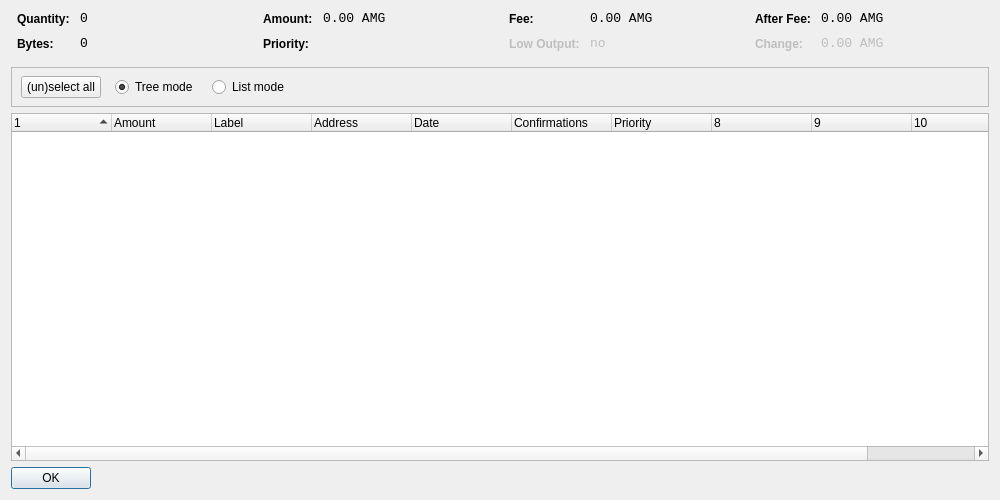
<?xml version="1.0" encoding="UTF-8"?>
<ui version="4.0">
 <class>CoinControlDialog</class>
 <widget class="QDialog" name="CoinControlDialog">
  <property name="geometry">
   <rect>
    <x>0</x>
    <y>0</y>
    <width>1000</width>
    <height>500</height>
   </rect>
  </property>
  <property name="windowTitle">
   <string>Coin Control</string>
  </property>
  <layout class="QVBoxLayout" name="verticalLayout">
   <item>
    <layout class="QHBoxLayout" name="horizontalLayoutTop" stretch="0,0,0,0">
     <property name="topMargin">
      <number>0</number>
     </property>
     <property name="bottomMargin">
      <number>10</number>
     </property>
     <item>
      <layout class="QFormLayout" name="formLayoutCoinControl1">
       <property name="horizontalSpacing">
        <number>10</number>
       </property>
       <property name="verticalSpacing">
        <number>10</number>
       </property>
       <property name="leftMargin">
        <number>6</number>
       </property>
       <property name="rightMargin">
        <number>6</number>
       </property>
       <item row="0" column="0">
        <widget class="QLabel" name="labelCoinControlQuantityText">
         <property name="styleSheet">
          <string notr="true">font-weight:bold;</string>
         </property>
         <property name="text">
          <string>Quantity:</string>
         </property>
        </widget>
       </item>
       <item row="0" column="1">
        <widget class="QLabel" name="labelCoinControlQuantity">
         <property name="font">
          <font>
           <family>Monospace</family>
           <pointsize>10</pointsize>
          </font>
         </property>
         <property name="cursor">
          <cursorShape>IBeamCursor</cursorShape>
         </property>
         <property name="contextMenuPolicy">
          <enum>Qt::ActionsContextMenu</enum>
         </property>
         <property name="text">
          <string notr="true">0</string>
         </property>
         <property name="textInteractionFlags">
          <set>Qt::LinksAccessibleByMouse|Qt::TextSelectableByKeyboard|Qt::TextSelectableByMouse</set>
         </property>
        </widget>
       </item>
       <item row="1" column="0">
        <widget class="QLabel" name="labelCoinControlBytesText">
         <property name="styleSheet">
          <string notr="true">font-weight:bold;</string>
         </property>
         <property name="text">
          <string>Bytes:</string>
         </property>
        </widget>
       </item>
       <item row="1" column="1">
        <widget class="QLabel" name="labelCoinControlBytes">
         <property name="font">
          <font>
           <family>Monospace</family>
           <pointsize>10</pointsize>
          </font>
         </property>
         <property name="cursor">
          <cursorShape>IBeamCursor</cursorShape>
         </property>
         <property name="contextMenuPolicy">
          <enum>Qt::ActionsContextMenu</enum>
         </property>
         <property name="text">
          <string notr="true">0</string>
         </property>
         <property name="textInteractionFlags">
          <set>Qt::LinksAccessibleByMouse|Qt::TextSelectableByKeyboard|Qt::TextSelectableByMouse</set>
         </property>
        </widget>
       </item>
      </layout>
     </item>
     <item>
      <layout class="QFormLayout" name="formLayoutCoinControl2">
       <property name="horizontalSpacing">
        <number>10</number>
       </property>
       <property name="verticalSpacing">
        <number>10</number>
       </property>
       <property name="leftMargin">
        <number>6</number>
       </property>
       <property name="rightMargin">
        <number>6</number>
       </property>
       <item row="0" column="0">
        <widget class="QLabel" name="labelCoinControlAmountText">
         <property name="styleSheet">
          <string notr="true">font-weight:bold;</string>
         </property>
         <property name="text">
          <string>Amount:</string>
         </property>
        </widget>
       </item>
       <item row="0" column="1">
        <widget class="QLabel" name="labelCoinControlAmount">
         <property name="font">
          <font>
           <family>Monospace</family>
           <pointsize>10</pointsize>
          </font>
         </property>
         <property name="cursor">
          <cursorShape>IBeamCursor</cursorShape>
         </property>
         <property name="contextMenuPolicy">
          <enum>Qt::ActionsContextMenu</enum>
         </property>
         <property name="text">
          <string notr="true">0.00 AMG</string>
         </property>
         <property name="textInteractionFlags">
          <set>Qt::LinksAccessibleByMouse|Qt::TextSelectableByKeyboard|Qt::TextSelectableByMouse</set>
         </property>
        </widget>
       </item>
       <item row="1" column="0">
        <widget class="QLabel" name="labelCoinControlPriorityText">
         <property name="styleSheet">
          <string notr="true">font-weight:bold;</string>
         </property>
         <property name="text">
          <string>Priority:</string>
         </property>
        </widget>
       </item>
       <item row="1" column="1">
        <widget class="QLabel" name="labelCoinControlPriority">
         <property name="font">
          <font>
           <family>Monospace</family>
           <pointsize>10</pointsize>
          </font>
         </property>
         <property name="cursor">
          <cursorShape>IBeamCursor</cursorShape>
         </property>
         <property name="contextMenuPolicy">
          <enum>Qt::ActionsContextMenu</enum>
         </property>
         <property name="text">
          <string/>
         </property>
         <property name="textInteractionFlags">
          <set>Qt::LinksAccessibleByMouse|Qt::TextSelectableByKeyboard|Qt::TextSelectableByMouse</set>
         </property>
        </widget>
       </item>
      </layout>
     </item>
     <item>
      <layout class="QFormLayout" name="formLayoutCoinControl3">
       <property name="horizontalSpacing">
        <number>10</number>
       </property>
       <property name="verticalSpacing">
        <number>10</number>
       </property>
       <property name="leftMargin">
        <number>6</number>
       </property>
       <property name="rightMargin">
        <number>6</number>
       </property>
       <item row="0" column="0">
        <widget class="QLabel" name="labelCoinControlFeeText">
         <property name="styleSheet">
          <string notr="true">font-weight:bold;</string>
         </property>
         <property name="text">
          <string>Fee:</string>
         </property>
        </widget>
       </item>
       <item row="0" column="1">
        <widget class="QLabel" name="labelCoinControlFee">
         <property name="font">
          <font>
           <family>Monospace</family>
           <pointsize>10</pointsize>
          </font>
         </property>
         <property name="cursor">
          <cursorShape>IBeamCursor</cursorShape>
         </property>
         <property name="contextMenuPolicy">
          <enum>Qt::ActionsContextMenu</enum>
         </property>
         <property name="text">
          <string notr="true">0.00 AMG</string>
         </property>
         <property name="textInteractionFlags">
          <set>Qt::LinksAccessibleByMouse|Qt::TextSelectableByKeyboard|Qt::TextSelectableByMouse</set>
         </property>
        </widget>
       </item>
       <item row="1" column="0">
        <widget class="QLabel" name="labelCoinControlLowOutputText">
         <property name="enabled">
          <bool>false</bool>
         </property>
         <property name="styleSheet">
          <string notr="true">font-weight:bold;</string>
         </property>
         <property name="text">
          <string>Low Output:</string>
         </property>
        </widget>
       </item>
       <item row="1" column="1">
        <widget class="QLabel" name="labelCoinControlLowOutput">
         <property name="enabled">
          <bool>false</bool>
         </property>
         <property name="font">
          <font>
           <family>Monospace</family>
           <pointsize>10</pointsize>
          </font>
         </property>
         <property name="cursor">
          <cursorShape>IBeamCursor</cursorShape>
         </property>
         <property name="contextMenuPolicy">
          <enum>Qt::ActionsContextMenu</enum>
         </property>
         <property name="text">
          <string notr="true">no</string>
         </property>
         <property name="textInteractionFlags">
          <set>Qt::LinksAccessibleByMouse|Qt::TextSelectableByKeyboard|Qt::TextSelectableByMouse</set>
         </property>
        </widget>
       </item>
      </layout>
     </item>
     <item>
      <layout class="QFormLayout" name="formLayoutCoinControl4">
       <property name="horizontalSpacing">
        <number>10</number>
       </property>
       <property name="verticalSpacing">
        <number>10</number>
       </property>
       <property name="leftMargin">
        <number>6</number>
       </property>
       <property name="rightMargin">
        <number>6</number>
       </property>
       <item row="0" column="0">
        <widget class="QLabel" name="labelCoinControlAfterFeeText">
         <property name="styleSheet">
          <string notr="true">font-weight:bold;</string>
         </property>
         <property name="text">
          <string>After Fee:</string>
         </property>
        </widget>
       </item>
       <item row="0" column="1">
        <widget class="QLabel" name="labelCoinControlAfterFee">
         <property name="font">
          <font>
           <family>Monospace</family>
           <pointsize>10</pointsize>
          </font>
         </property>
         <property name="cursor">
          <cursorShape>IBeamCursor</cursorShape>
         </property>
         <property name="contextMenuPolicy">
          <enum>Qt::ActionsContextMenu</enum>
         </property>
         <property name="text">
          <string notr="true">0.00 AMG</string>
         </property>
         <property name="textInteractionFlags">
          <set>Qt::LinksAccessibleByMouse|Qt::TextSelectableByKeyboard|Qt::TextSelectableByMouse</set>
         </property>
        </widget>
       </item>
       <item row="1" column="0">
        <widget class="QLabel" name="labelCoinControlChangeText">
         <property name="enabled">
          <bool>false</bool>
         </property>
         <property name="styleSheet">
          <string notr="true">font-weight:bold;</string>
         </property>
         <property name="text">
          <string>Change:</string>
         </property>
        </widget>
       </item>
       <item row="1" column="1">
        <widget class="QLabel" name="labelCoinControlChange">
         <property name="enabled">
          <bool>false</bool>
         </property>
         <property name="font">
          <font>
           <family>Monospace</family>
           <pointsize>10</pointsize>
          </font>
         </property>
         <property name="cursor">
          <cursorShape>IBeamCursor</cursorShape>
         </property>
         <property name="contextMenuPolicy">
          <enum>Qt::ActionsContextMenu</enum>
         </property>
         <property name="text">
          <string notr="true">0.00 AMG</string>
         </property>
         <property name="textInteractionFlags">
          <set>Qt::LinksAccessibleByMouse|Qt::TextSelectableByKeyboard|Qt::TextSelectableByMouse</set>
         </property>
        </widget>
       </item>
      </layout>
     </item>
    </layout>
   </item>
   <item>
    <widget class="QFrame" name="frame">
     <property name="minimumSize">
      <size>
       <width>0</width>
       <height>40</height>
      </size>
     </property>
     <property name="frameShape">
      <enum>QFrame::StyledPanel</enum>
     </property>
     <property name="frameShadow">
      <enum>QFrame::Sunken</enum>
     </property>
     <widget class="QWidget" name="horizontalLayoutWidget">
      <property name="geometry">
       <rect>
        <x>10</x>
        <y>0</y>
        <width>781</width>
        <height>41</height>
       </rect>
      </property>
      <layout class="QHBoxLayout" name="horizontalLayoutPanel" stretch="0,0,0,0,0">
       <property name="spacing">
        <number>14</number>
       </property>
       <item>
        <widget class="QPushButton" name="pushButtonSelectAll">
         <property name="sizePolicy">
          <sizepolicy hsizetype="Maximum" vsizetype="Fixed">
           <horstretch>0</horstretch>
           <verstretch>0</verstretch>
          </sizepolicy>
         </property>
         <property name="text">
          <string>(un)select all</string>
         </property>
        </widget>
       </item>
       <item>
        <widget class="QRadioButton" name="radioTreeMode">
         <property name="sizePolicy">
          <sizepolicy hsizetype="Maximum" vsizetype="Fixed">
           <horstretch>0</horstretch>
           <verstretch>0</verstretch>
          </sizepolicy>
         </property>
         <property name="text">
          <string>Tree mode</string>
         </property>
         <property name="checked">
          <bool>true</bool>
         </property>
        </widget>
       </item>
       <item>
        <widget class="QRadioButton" name="radioListMode">
         <property name="sizePolicy">
          <sizepolicy hsizetype="Maximum" vsizetype="Fixed">
           <horstretch>0</horstretch>
           <verstretch>0</verstretch>
          </sizepolicy>
         </property>
         <property name="text">
          <string>List mode</string>
         </property>
        </widget>
       </item>
       <item>
        <spacer name="horizontalSpacer">
         <property name="orientation">
          <enum>Qt::Horizontal</enum>
         </property>
         <property name="sizeHint" stdset="0">
          <size>
           <width>40</width>
           <height>20</height>
          </size>
         </property>
        </spacer>
       </item>
      </layout>
     </widget>
    </widget>
   </item>
   <item>
    <widget class="CoinControlTreeWidget" name="treeWidget">
     <property name="contextMenuPolicy">
      <enum>Qt::CustomContextMenu</enum>
     </property>
     <property name="sortingEnabled">
      <bool>false</bool>
     </property>
     <property name="columnCount">
      <number>11</number>
     </property>
     <attribute name="headerShowSortIndicator" stdset="0">
      <bool>true</bool>
     </attribute>
     <attribute name="headerStretchLastSection">
      <bool>false</bool>
     </attribute>
     <column>
      <property name="text">
       <string/>
      </property>
     </column>
     <column>
      <property name="text">
       <string>Amount</string>
      </property>
     </column>
     <column>
      <property name="text">
       <string>Label</string>
      </property>
     </column>
     <column>
      <property name="text">
       <string>Address</string>
      </property>
     </column>
     <column>
      <property name="text">
       <string>Date</string>
      </property>
     </column>
     <column>
      <property name="text">
       <string>Confirmations</string>
      </property>
      <property name="toolTip">
       <string>Confirmed</string>
      </property>
     </column>
     <column>
      <property name="text">
       <string>Priority</string>
      </property>
     </column>
     <column>
      <property name="text">
       <string/>
      </property>
     </column>
     <column>
      <property name="text">
       <string/>
      </property>
     </column>
     <column>
      <property name="text">
       <string/>
      </property>
     </column>
     <column>
      <property name="text">
       <string/>
      </property>
     </column>
    </widget>
   </item>
   <item>
    <widget class="QDialogButtonBox" name="buttonBox">
     <property name="sizePolicy">
      <sizepolicy hsizetype="Maximum" vsizetype="Fixed">
       <horstretch>0</horstretch>
       <verstretch>0</verstretch>
      </sizepolicy>
     </property>
     <property name="orientation">
      <enum>Qt::Horizontal</enum>
     </property>
     <property name="standardButtons">
      <set>QDialogButtonBox::Ok</set>
     </property>
    </widget>
   </item>
  </layout>
 </widget>
 <customwidgets>
  <customwidget>
   <class>CoinControlTreeWidget</class>
   <extends>QTreeWidget</extends>
   <header>coincontroltreewidget.h</header>
  </customwidget>
 </customwidgets>
 <resources/>
 <connections/>
</ui>
